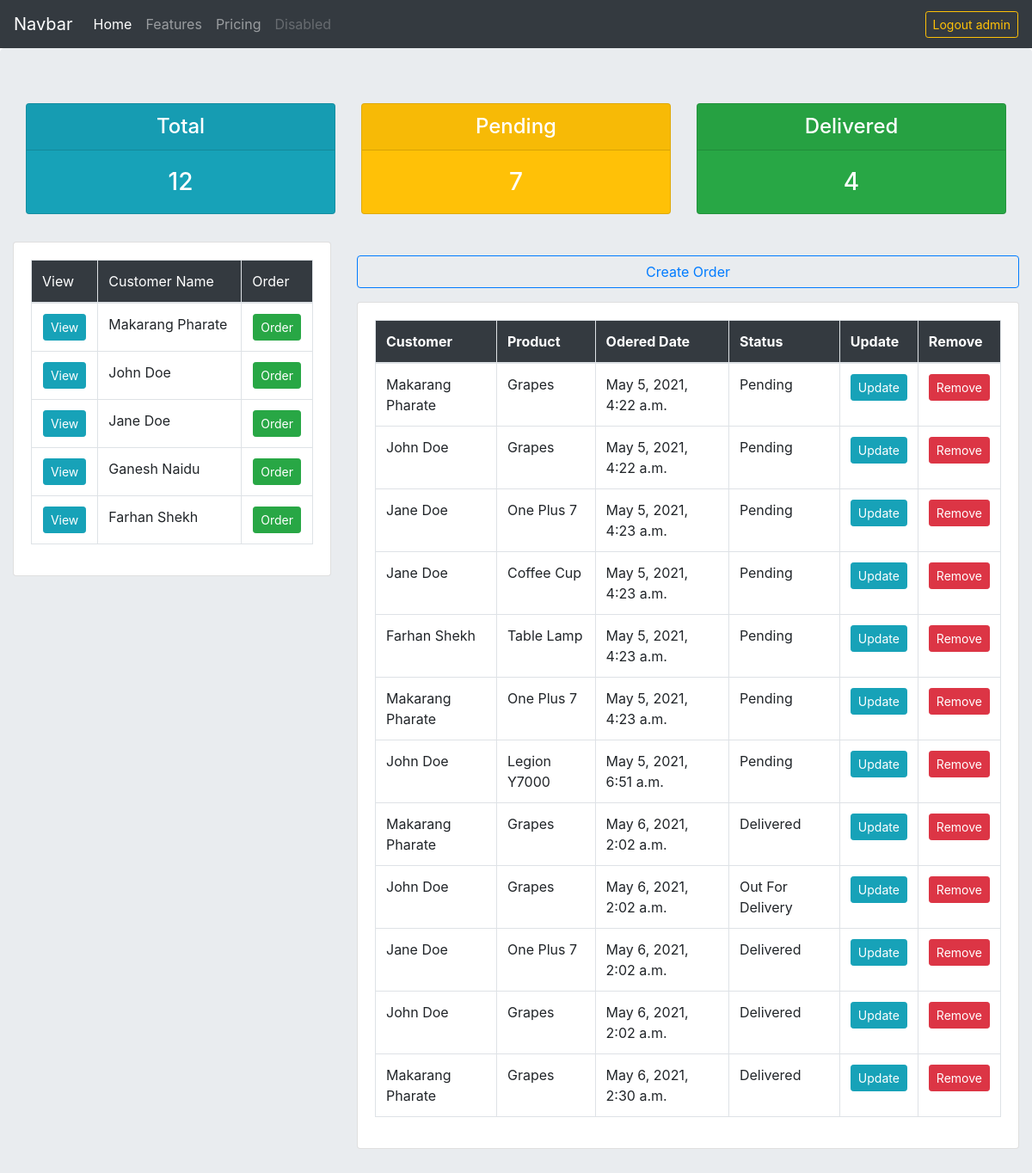
Page / (signed in) on the earlier database version.
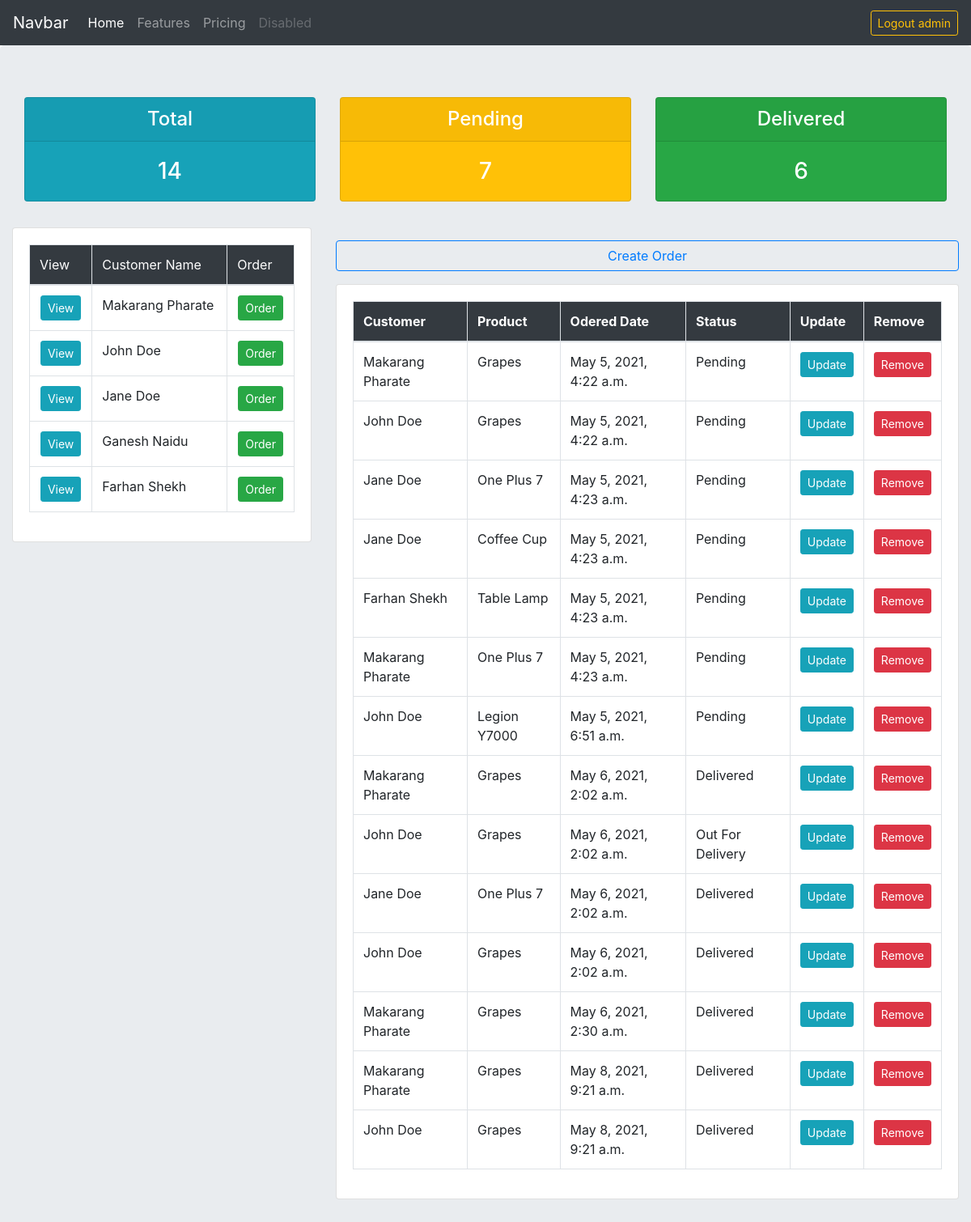
Same page on the later database version.
### accounts/models.py (models this page shows, shortened)
class Customer(models.Model):
    user = models.OneToOneField(User,null=True,on_delete=models.CASCADE)
    name = models.CharField(max_length=200)
    email = models.EmailField()
    phone = models.CharField(max_length=200)
    date_added = models.DateTimeField(auto_now_add=True)

class Order(models.Model):
    ORDER_STATUS = (
        ("Pending","Pending"),
        ('Out For Delivery','Out For Delivery'),
        ("Delivered","Delivered")
    )
    product = models.ForeignKey(Product,null=True,on_delete=models.SET_NULL)
    customer = models.ForeignKey(Customer,null=True,on_delete=models.SET_NULL)
    order_status = models.CharField(max_length=200,choices=ORDER_STATUS)
    date_added = models.DateTimeField(auto_now_add=True)

class Product(models.Model):
    name = models.CharField(max_length=200)
    description = models.CharField(max_length=200)
    price = models.FloatField()
    category = models.ForeignKey(Category, null=True ,on_delete=models.SET_NULL)
    tags = models.ManyToManyField(Tag)
    date_added = models.DateTimeField(auto_now_add=True)

### accounts/views.py (the view)
# urls.py: path('',views.index,name="home"),
@login_required(login_url='login')
def index(request):
    orders = Order.objects.all()
    customer = Customer.objects.all()
    total = Order.objects.all().count()
    pending = Order.objects.filter(order_status="Pending").count()
    delivered = Order.objects.filter(order_status="Delivered").count()
    context = {'orders':orders, 'customers':customer,'total':total,
               'pending':pending,'delivered':delivered}
    return render(request,'accounts/index.html',context)

### templates/accounts/index.html (shortened to what this page needs)
{% extends "accounts/layout/main.html" %}
{% block content %}
    <div class="container-fluid">
        {% include "accounts/stats.html" %}
        <div class="py-2">
        </div>
        <div class="row my-3">
            <div class="col-4">
              <div class="card">
                <div class="card-body">
                  <table class="table table-bordered">
                      <thead class="bg-dark text-white">
                          <tr>
                            <td>View</td>
                            <td>Customer Name</td>
                            <td>Order</td>
                          </tr>
                      </thead>
                      <tbody>
                        {% for customer in customers  %}
                          <tr>
                            <td class="text-center">
                              <a href="{% url 'customer' customer.id %}"
                              class="btn btn-sm btn-info">View</a>
                            </td>
                            <td>{{customer.name}}</td>
                            <td class="text-center">
                              <a href="#" class="btn btn-sm btn-success">Order</a>
                            </td>
                          </tr>
                        {% endfor %}
                      </tbody>
                  </table>
                </div>
              </div>
            </div>
            <div class="col-8">
              <div class="my-3">
                  <a href="{% url 'create_order' %}" class="btn btn-outline-primary w-100">Create Order</a>
              </div>
                <div class="card">
                  <div class="card-body">
                      <table class="table table-bordered">
                          <thead class="bg-dark text-white">
                            <tr>
                              <th>Customer</th>
                              <th>Product</th>
                              <th>Odered Date</th>
                              <th>Status</th>
                              <th>Update</th>
                              <th>Remove</th>
                            </tr>
                          </thead>
                          <tbody>
                            {% for order in orders %}
                              <tr>
                                <td>{{order.customer.name}}</td>
                                <td>{{order.product.name}}</td>
                                <td>{{order.date_added}}</td>
                                <td>{{order.order_status}}</td>
                                <td><a href="{% url 'update_order' order.id %}" class="btn btn-sm btn-info">Update</a></td>
                                <td><a href="#" class="btn btn-sm btn-danger">Remove</a></td>
                              </tr>
                            {% endfor %}
                          </tbody>
                      </table>
                  </div>
                </div>
            </div>
        </div>
    </div>
{% endblock %}

Differences in the rows shown:
added Order: customer.name "Makarang Pharate", product.name "Grapes", date_added "May 8, 2021, 9:21 a.m.", order_status "Delivered"
added Order: customer.name "John Doe", product.name "Grapes", date_added "May 8, 2021, 9:21 a.m.", order_status "Delivered"
Other differences:
{{ total }}: "12" → "14"
{{ delivered }}: "4" → "6"
